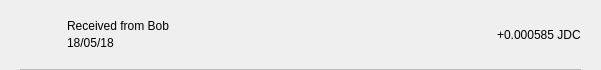
<?xml version="1.0" encoding="UTF-8"?>
<ui version="4.0">
 <class>TxRow</class>
 <widget class="QWidget" name="TxRow">
  <property name="geometry">
   <rect>
    <x>0</x>
    <y>0</y>
    <width>601</width>
    <height>70</height>
   </rect>
  </property>
  <property name="minimumSize">
   <size>
    <width>0</width>
    <height>40</height>
   </size>
  </property>
  <property name="windowTitle">
   <string>Form</string>
  </property>
  <layout class="QVBoxLayout" name="verticalLayout_3">
   <property name="spacing">
    <number>0</number>
   </property>
   <property name="leftMargin">
    <number>0</number>
   </property>
   <property name="topMargin">
    <number>0</number>
   </property>
   <property name="rightMargin">
    <number>0</number>
   </property>
   <property name="bottomMargin">
    <number>0</number>
   </property>
   <item>
    <widget class="QWidget" name="rowContainer" native="true">
     <layout class="QVBoxLayout" name="verticalLayout_2">
      <property name="spacing">
       <number>9</number>
      </property>
      <property name="leftMargin">
       <number>20</number>
      </property>
      <property name="topMargin">
       <number>9</number>
      </property>
      <property name="rightMargin">
       <number>20</number>
      </property>
      <property name="bottomMargin">
       <number>0</number>
      </property>
      <item>
       <widget class="QFrame" name="frame">
        <property name="styleSheet">
         <string notr="true">border:none;</string>
        </property>
        <property name="frameShape">
         <enum>QFrame::StyledPanel</enum>
        </property>
        <property name="frameShadow">
         <enum>QFrame::Raised</enum>
        </property>
        <layout class="QHBoxLayout" name="horizontalLayout" stretch="0,2,0">
         <property name="leftMargin">
          <number>0</number>
         </property>
         <property name="topMargin">
          <number>0</number>
         </property>
         <property name="rightMargin">
          <number>0</number>
         </property>
         <property name="bottomMargin">
          <number>0</number>
         </property>
         <item>
          <widget class="QPushButton" name="icon">
           <property name="focusPolicy">
            <enum>Qt::NoFocus</enum>
           </property>
           <property name="styleSheet">
            <string notr="true">border:none;</string>
           </property>
           <property name="text">
            <string/>
           </property>
           <property name="iconSize">
            <size>
             <width>28</width>
             <height>28</height>
            </size>
           </property>
          </widget>
         </item>
         <item>
          <layout class="QVBoxLayout" name="verticalLayout">
           <property name="spacing">
            <number>3</number>
           </property>
           <property name="leftMargin">
            <number>9</number>
           </property>
           <item>
            <widget class="QLabel" name="lblAddress">
             <property name="styleSheet">
              <string notr="true"/>
             </property>
             <property name="text">
              <string>Received from Bob</string>
             </property>
             <property name="alignment">
              <set>Qt::AlignBottom|Qt::AlignLeading|Qt::AlignLeft</set>
             </property>
            </widget>
           </item>
           <item>
            <widget class="QLabel" name="lblDate">
             <property name="styleSheet">
              <string notr="true"/>
             </property>
             <property name="text">
              <string>18/05/18</string>
             </property>
             <property name="alignment">
              <set>Qt::AlignLeading|Qt::AlignLeft|Qt::AlignTop</set>
             </property>
            </widget>
           </item>
          </layout>
         </item>
         <item>
          <widget class="QLabel" name="lblAmount">
           <property name="styleSheet">
            <string notr="true"/>
           </property>
           <property name="text">
            <string>+0.000585 JDC</string>
           </property>
          </widget>
         </item>
        </layout>
       </widget>
      </item>
      <item>
       <widget class="QLabel" name="lblDivisory">
        <property name="minimumSize">
         <size>
          <width>0</width>
          <height>1</height>
         </size>
        </property>
        <property name="maximumSize">
         <size>
          <width>16777215</width>
          <height>1</height>
         </size>
        </property>
        <property name="styleSheet">
         <string notr="true">background-color:#bababa;</string>
        </property>
        <property name="text">
         <string/>
        </property>
        <property name="alignment">
         <set>Qt::AlignBottom|Qt::AlignLeading|Qt::AlignLeft</set>
        </property>
       </widget>
      </item>
     </layout>
    </widget>
   </item>
  </layout>
 </widget>
 <resources/>
 <connections/>
</ui>
